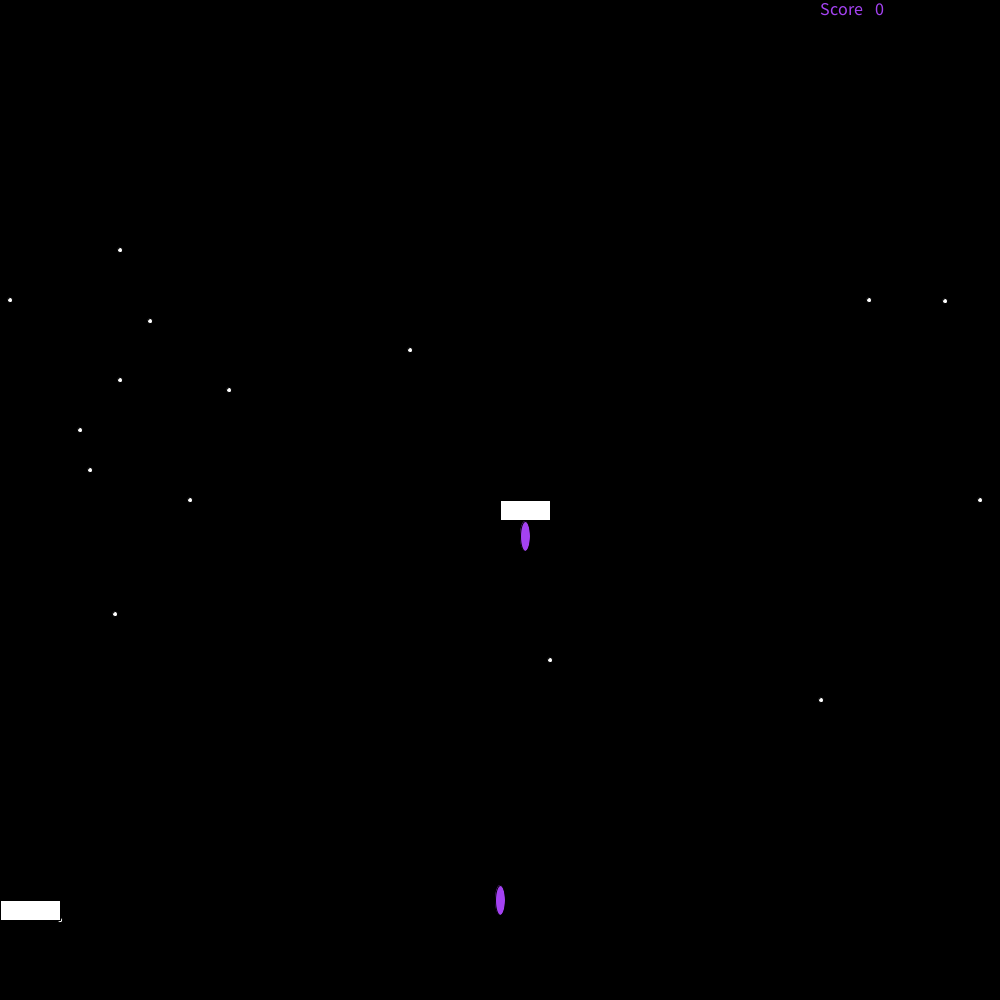
Frame 1 (no input)
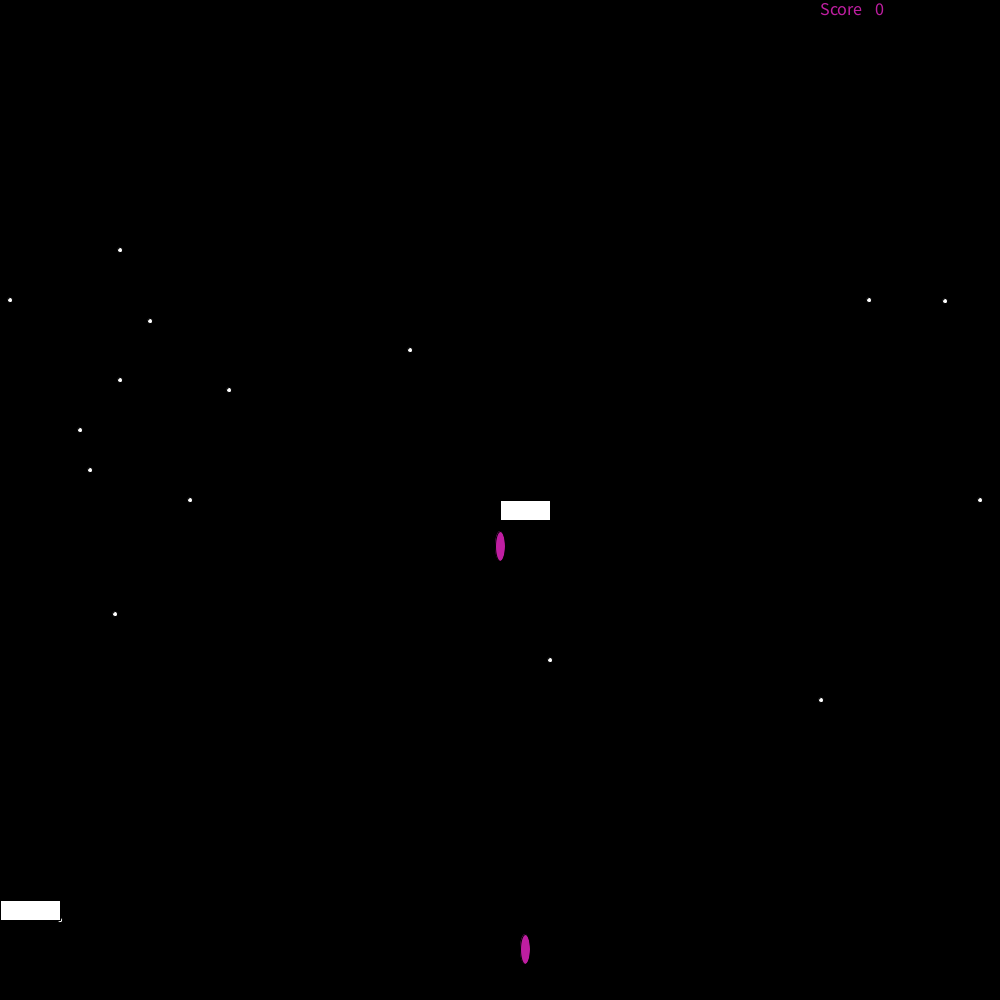
Frame 60 (the mouse pressed at the canvas centre just before this capture)
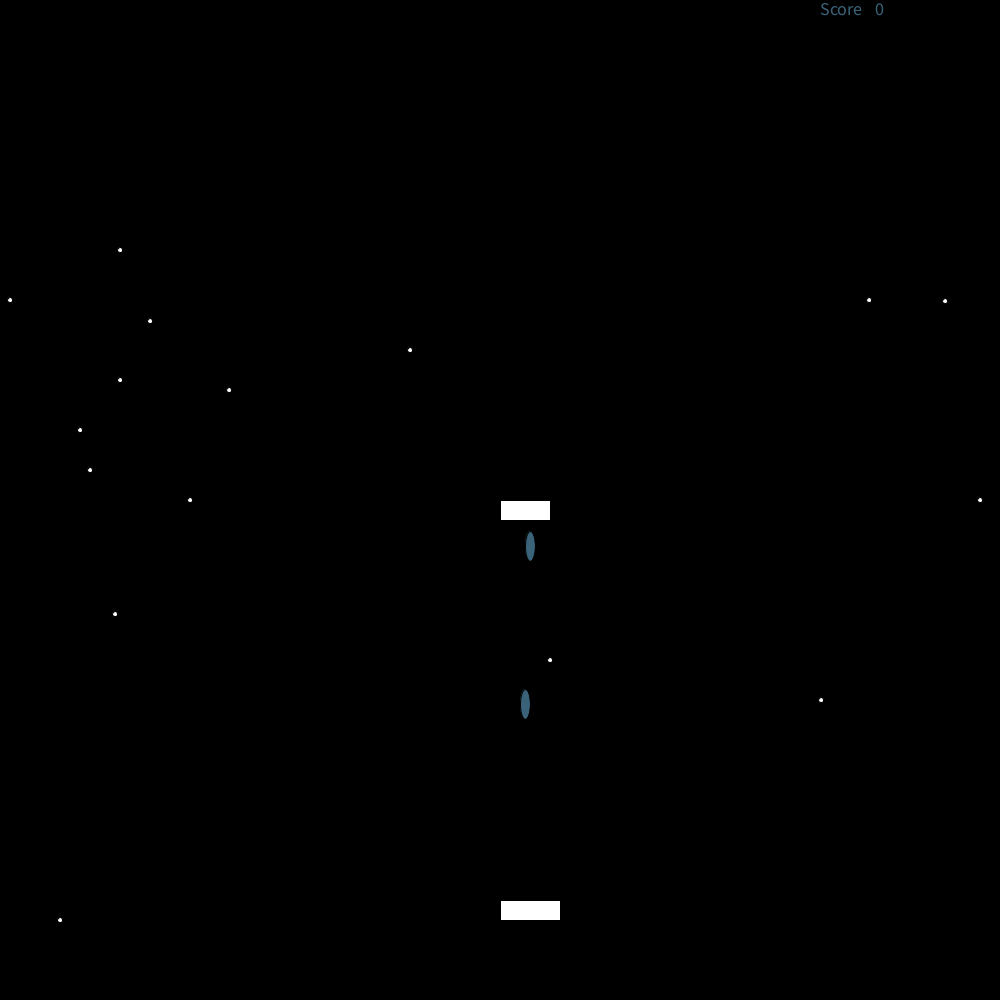
Frame 120 (the mouse held since frame 60 and released just before this capture)

The Processing sketch that drew these frames (run headless with seeded random() and noise(); from frame 60 on, the mouse is pressed at the canvas centre):

// Processing sketch: Drew_s_Prototype_Galaga
// ── Drew_s_Prototype_Galaga.pde
int myScore=0;
int bx=500;
int by=900;
int alienx=500;
int alieny=500;
int alienbx=alienx+25;
int alienby=alieny+36;
void setup()
{
  noCursor();
  size(1000, 1000);
  
}
void draw()
{  
  background(0, 0, 0);
  fill(255, 255, 255);
  ellipse(80, 430, 5, 5);
  ellipse(115, 614, 5, 5);
  ellipse(120, 380, 5, 5);
  ellipse(229, 390, 5, 5);
  ellipse(60, 920, 5, 5);
  ellipse(90, 470, 5, 5);
  ellipse(980, 500, 5, 5);
  ellipse(120, 250, 5, 5);
  ellipse(869, 300, 5, 5);
  ellipse(150, 321, 5, 5);
  ellipse(945, 301, 5, 5);
  ellipse(550, 660, 5, 5);
  ellipse(821, 700, 5, 5);
  ellipse(410, 350, 5, 5);
  ellipse(190, 500, 5, 5);
  ellipse(10, 300, 5, 5);
  rect(mouseX, 900, 60, 20);
  fill(random(255), random(255), random(255));
  ellipse(bx, by, 10, 30);
  ellipse(alienbx, alienby, 10, 30);
  textSize(18);
  text("Score", 820, 15);
  text(myScore, 875, 15);
  fill(255, 255, 255);
  textSize(20);
  alienby=alienby+7;


  by=by-6;
  rect(alienx, alieny, 50, 20);
  if (bx>alienx && bx<alienx+50 && by<alieny+20)
  {
    alienx=(int)random(0, 950);
    alieny=(int)random(0, 500);
    alienbx=alienx+25;
    alienby=alieny+36;
    myScore=myScore+10;
  }
  fill(0, 255, 0);
  if (myScore>=200)
  {
    text("YOU WIN!", 450, 500);
  }
  fill(255, 0, 0);
  if (myScore<-10)
  {
    text("YOU LOSE!", 450, 500);
  }
  if (alienby>1200)
  {
    alienby=alieny+36;
  }
  if (alienbx>mouseX && alienbx<mouseX+60 && alienby>900 && alienby<908)
  {
    myScore=myScore-10;
  }
}

void mousePressed()
{
  bx=mouseX+30;
  by=900;
}
